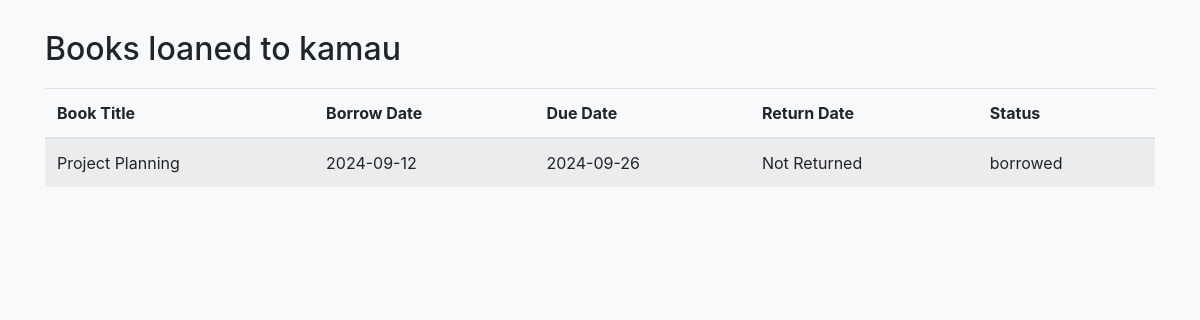
Page /librarian/member/1/loans on the earlier database version.
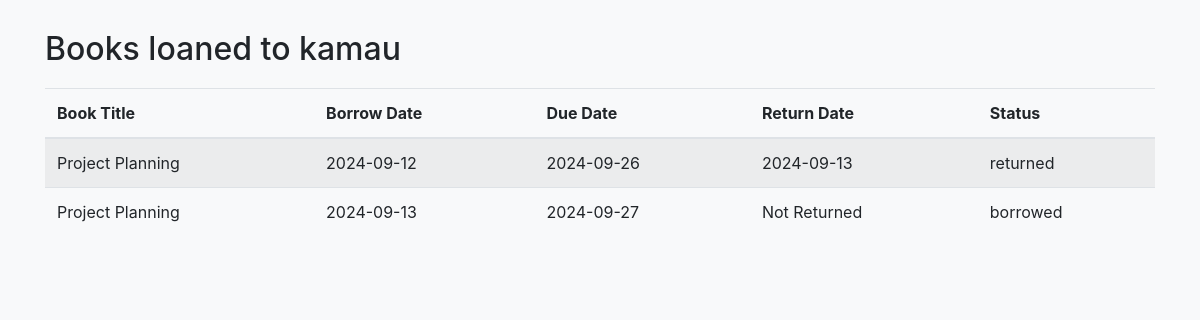
Same page on the later database version.
### models.py (models this page shows, shortened)
class Loan(db.Model):
    id = db.Column(db.Integer, primary_key=True)
    book_id = db.Column(db.Integer, db.ForeignKey('book.id'), nullable=False)
    member_id = db.Column(db.Integer, db.ForeignKey('member.id'), nullable=False)
    borrow_date = db.Column(db.DateTime, default=datetime.utcnow)
    return_date = db.Column(db.DateTime, nullable=True)
    due_date = db.Column(db.DateTime, default=lambda: datetime.utcnow() + timedelta(days=14))
    status = db.Column(db.String(50), default='borrowed')  # Options: 'borrowed', 'returned', 'overdue'
    book = db.relationship('Book', backref=db.backref('loans', lazy=True))

class Book(db.Model):
    id = db.Column(db.Integer, primary_key=True)
    picture = db.Column(db.String(120), nullable=True)
    title = db.Column(db.String(150), nullable=False)
    author = db.Column(db.String(100), nullable=False)
    isbn = db.Column(db.String(20), unique=True, nullable=False)
    genre = db.Column(db.String(50), nullable=True)
    description = db.Column(db.String(50), nullable=False)
    publication_year = db.Column(db.Integer)
    available_quantity = db.Column(db.Integer, default=1)
    total_quantity = db.Column(db.Integer, default=1)
    shelf = db.Column(db.String(100), nullable=False)

### app.py (the view)
@app.route('/librarian/member/<int:member_id>/loans')
def librarian_member_loans(member_id):
    member = Member.query.get_or_404(member_id)
    loans = Loan.query.filter_by(member_id=member_id).all()
    return render_template('librarian_member_loans.html', loans=loans, member=member)

### templates/librarian_member_loans.html (shortened to what this page needs)
<!DOCTYPE html>
<html lang="en">
<head>
    <link href="https://stackpath.bootstrapcdn.com/bootstrap/4.5.2/css/bootstrap.min.css" rel="stylesheet">
</head>
<body>
<div class="container">
    <h2>Books loaned to {{ member.username }}</h2>
    <table class="table table-striped">
        <thead>
            <tr>
                <th>Book Title</th>
                <th>Borrow Date</th>
                <th>Due Date</th>
                <th>Return Date</th>
                <th>Status</th>
            </tr>
        </thead>
        <tbody>
            {% for loan in loans %}
            <tr class="{% if loan.status == 'overdue' %}table-danger{% endif %}">
                <td>{{ loan.book.title }}</td>
                <td>{{ loan.borrow_date.strftime('%Y-%m-%d') }}</td>
                <td>{{ loan.due_date.strftime('%Y-%m-%d') }}</td>
                <td>
                    {% if loan.return_date %}
                        {{ loan.return_date.strftime('%Y-%m-%d') }}
                    {% else %}
                        Not Returned
                    {% endif %}
                </td>
                <td>{{ loan.status }}</td>
            </tr>
            {% endfor %}
        </tbody>
    </table>
</div>
</body>
</html>

Differences in the rows shown:
changed Loan: return_date (not shown) → "2024-09-13"; status "borrowed" → "returned"; no longer shows "Not Returned"
added Loan: book "Project Planning", borrow_date "2024-09-13", due_date "2024-09-27", shows "Not Returned", status "borrowed"
